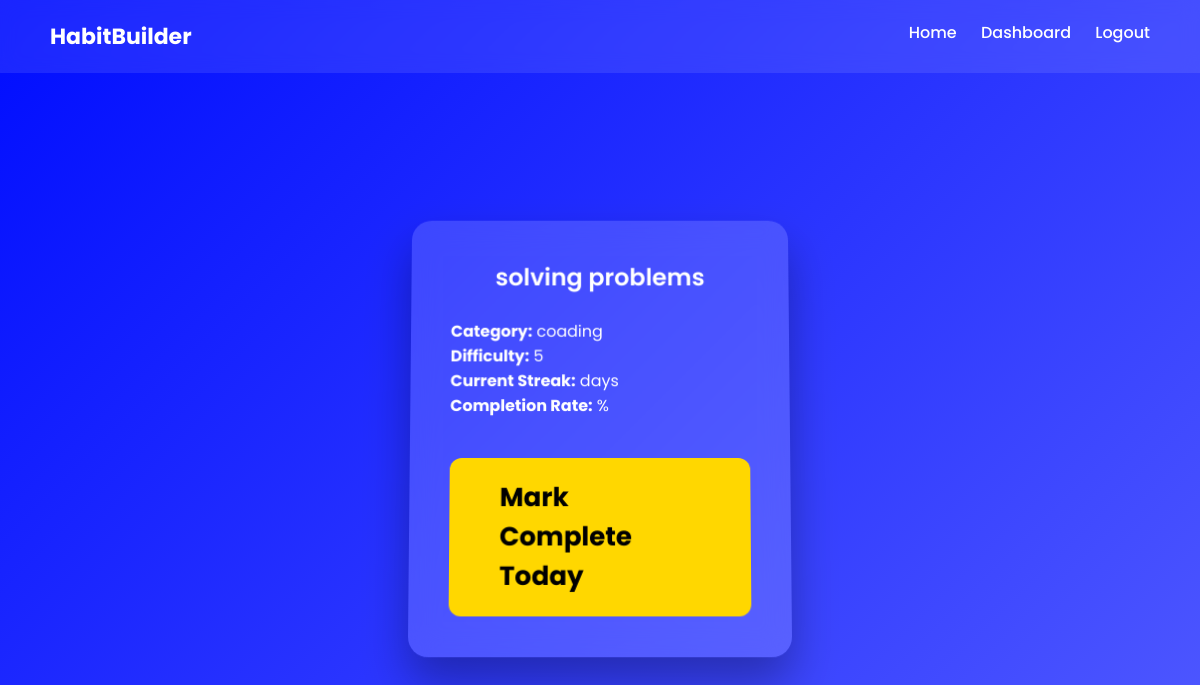
/habit/7 (signed in), run on the app's committed database.
### tables this page shows
CREATE TABLE habits (
            id INTEGER PRIMARY KEY AUTOINCREMENT,
            user_id INTEGER,
            name TEXT,
            category TEXT,
            difficulty INTEGER
        );

### app.py (the view)
@app.route("/habit/<int:habit_id>")
@login_required
def habit_detail(habit_id):
    conn = get_db()
    habit = conn.execute(
        "SELECT * FROM habits WHERE id = ? AND user_id = ?",
        (habit_id, session["user_id"])
    ).fetchone()
    if not habit:
        conn.close()
        return redirect("/dashboard")
    logs = conn.execute(
        "SELECT * FROM logs WHERE habit_id = ? ORDER BY date DESC",
        (habit_id,)
    ).fetchall()
    conn.close()
    return render_template(
        "habit_detail.html",
        habit=habit,
        logs=logs
    )

### app.py (called while the page is built)
def get_db():
    conn = sqlite3.connect(DATABASE)
    conn.row_factory = sqlite3.Row
    return conn

def login_required(f):
    @wraps(f)
    def decorated_function(*args, **kwargs):
        if "user_id" not in session:
            return redirect("/login")
        return f(*args, **kwargs)
    return decorated_function

### templates/habit_detail.html
{% extends "layout.html" %}
{% block content %}
<div class="card">
    <h2>{{ habit.name }}</h2>
    <p><strong>Category:</strong> {{ habit.category }}</p>
    <p><strong>Difficulty:</strong> {{ habit.difficulty }}</p>
    <p><strong>Current Streak:</strong> {{ streak }} days</p>
    <p><strong>Completion Rate:</strong> {{ completion_rate }}%</p>
    <a href="/complete/{{ habit.id }}" class="big-button">Mark Complete Today</a>
</div>
{% endblock %}

### static/styles.css (style rules this page uses)
* { margin: 0; padding: 0; box-sizing: border-box; }
body { font-family: 'Poppins', sans-serif; height: 100vh; background: linear-gradient(-45deg, #667eea, #764ba2, #6B73FF, #000DFF); background-size: 400% 400%; animation: gradientBG 12s ease infinite; display: flex; flex-direction: column; }
.card { background: rgba(255, 255, 255, 0.15); padding: 40px; width: 380px; border-radius: 20px; backdrop-filter: blur(15px); box-shadow: 0 25px 45px rgba(0,0,0,0.3); color: white; transform: perspective(1000px) rotateX(3deg); transition: 0.4s; }
.card h2 { text-align: center; margin-bottom: 25px; font-weight: 600; }
.big-button { display: inline-block; margin-top: 40px; padding: 20px 50px; font-size: 26px; font-weight: 700; background: #ffd700; color: black; border-radius: 12px; text-decoration: none; transition: 0.3s; }

### data on the page
habits: name "solving problems", category "coading", difficulty "5"
